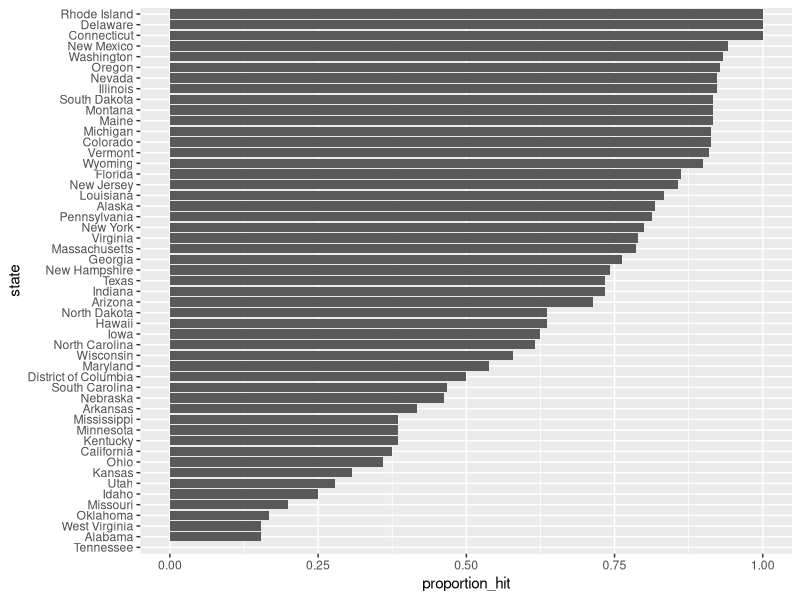
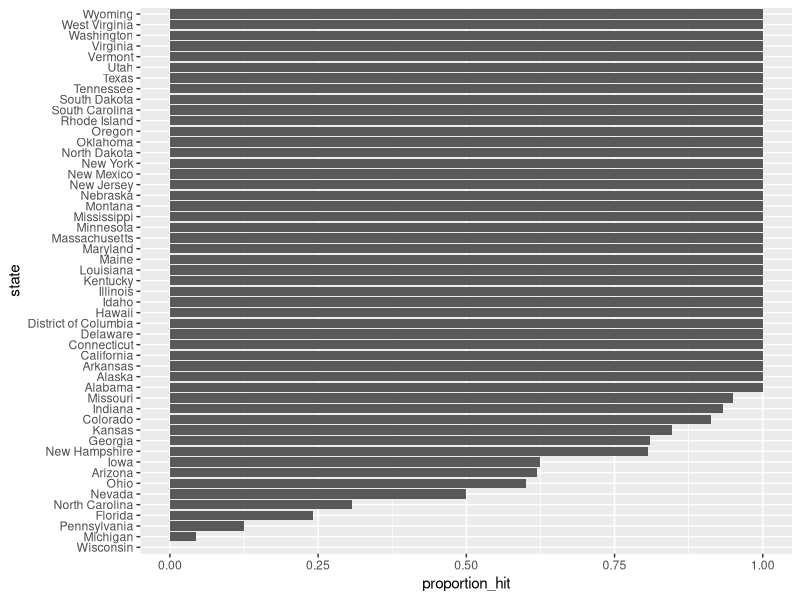
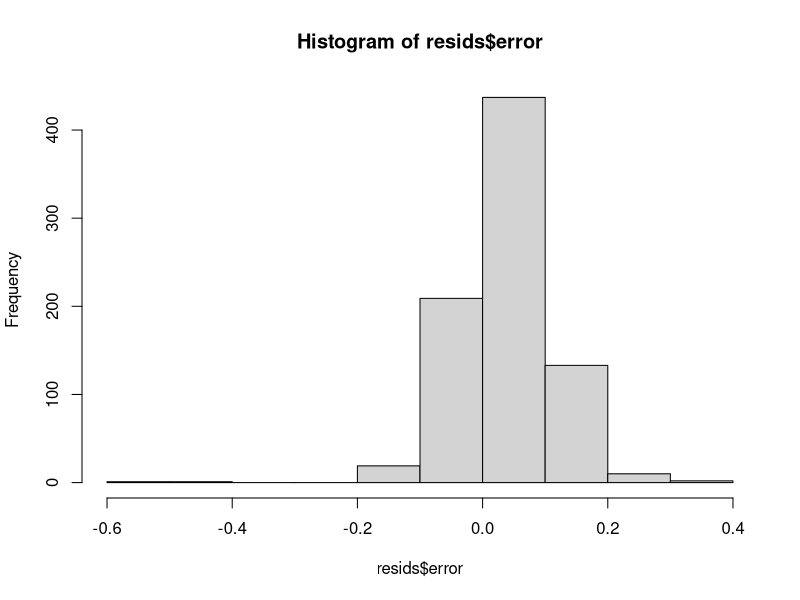
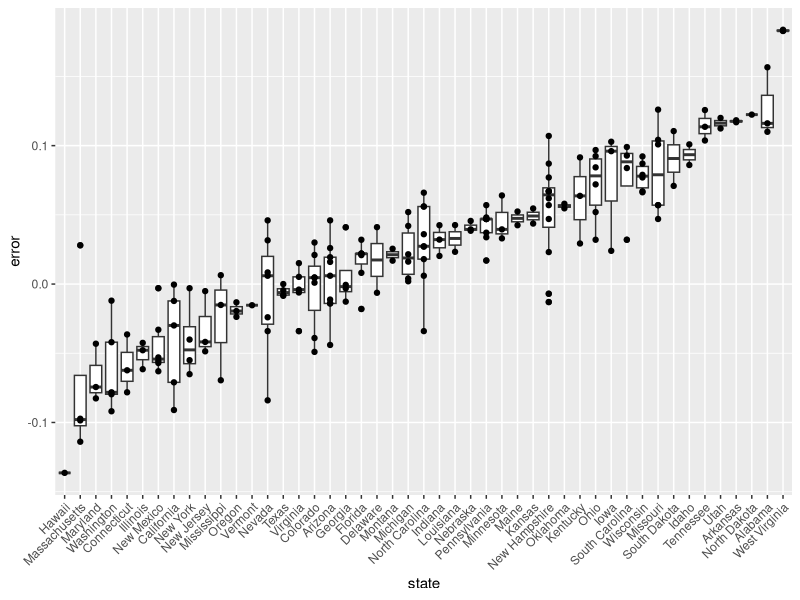
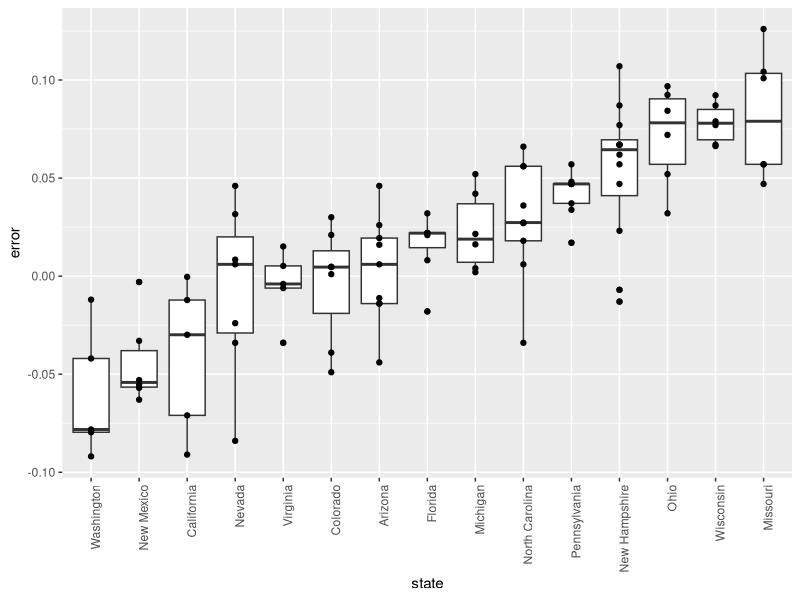
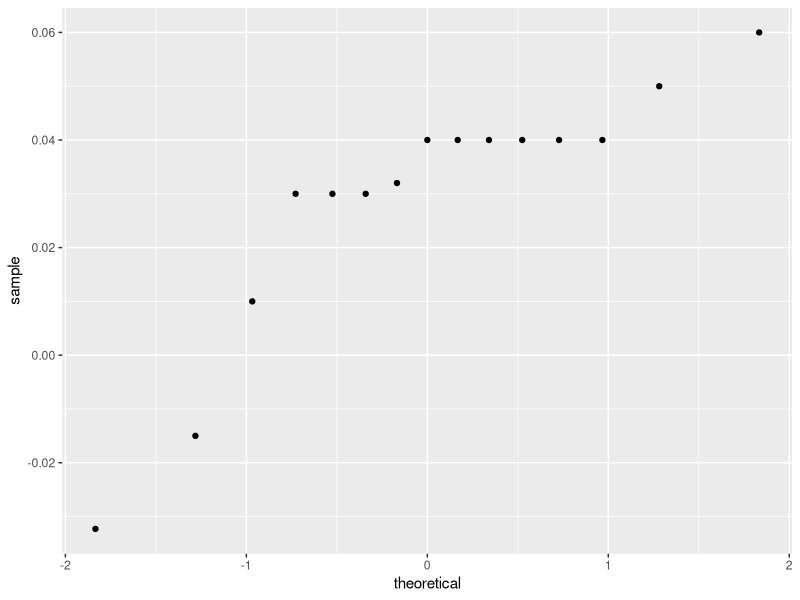

The R source for these figures, in order:
## ---- chunk 1
prev <- 0.00025
N <- 100000
outcome <- sample(c("Disease","Healthy"), N, replace = TRUE, 
                  prob = c(prev, 1 - prev))
## ---- chunk 2
N_D <- sum(outcome == "Disease")
N_D

N_H <- sum(outcome == "Healthy")
N_H
## ---- chunk 3
accuracy <- 0.99
test <- vector("character", N)
test[outcome == "Disease"]  <- sample(c("+", "-"), N_D, replace = TRUE, 
                                    prob = c(accuracy, 1 - accuracy))
test[outcome == "Healthy"]  <- sample(c("-", "+"), N_H, replace = TRUE, 
                                    prob = c(accuracy, 1 - accuracy))
## ---- chunk 4
table(outcome, test)
## ---- chunk 5
Pr_1 <- 1/8500
Pr_2 <- 1/100
Pr_1*Pr_2
## ---- chunk 6

## ---- chunk 7
Pr_1 <- 1/8500
Pr_2 <- 1/100
Pr_1*Pr_2
## ---- chunk 8
library(tidyverse)
library(dslabs)
data(polls_us_election_2016)
polls <- polls_us_election_2016 %>% 
  filter(state == "Florida" & enddate >= "2016-11-04" ) %>% 
  mutate(spread = rawpoll_clinton/100 - rawpoll_trump/100)
## ---- chunk 9
results <- polls %>% summarize(avg = mean(spread),  se = sd(spread)/sqrt(n()))
results
## ---- chunk 10
mu <- 0
tau <- 0.01
sigma <- results$se
Y <- results$avg
B <- sigma^2/(sigma^2+tau^2)
pr <- B * mu + (1 - B) * Y
pr

## ---- chunk 11
se <- sqrt(1 / (1 / sigma^2 + 1 / tau^2))
se
## ---- chunk 12
c(pr - qnorm(0.975) * se, pr + qnorm(0.975) * se)
## ---- chunk 13
pnorm(0, pr, se)
## ---- chunk 14

## ---- chunk 15
library(tidyverse)
library(dslabs)
polls <- polls_us_election_2016 %>% 
  filter(state == "U.S." & enddate >= "2016-10-31" &
           (grade %in% c("A+","A","A-","B+") | is.na(grade))) %>% 
  mutate(spread = rawpoll_clinton/100 - rawpoll_trump/100)

one_poll_per_pollster <- polls %>% group_by(pollster) %>% 
  filter(enddate == max(enddate)) %>%
  ungroup()

results <- one_poll_per_pollster %>% 
  summarize(avg = mean(spread), se = sd(spread)/sqrt(length(spread))) %>% 
  mutate(start = avg - 1.96*se, end = avg + 1.96*se) 
## ---- chunk 16
mu <- 0
tau <- 0.035
sigma <- results$se
Y <- results$avg
B <- sigma^2 / (sigma^2 + tau^2)

posterior_mean <- B*mu + (1-B)*Y
posterior_se <- sqrt( 1/ (1/sigma^2 + 1/tau^2))

posterior_mean

posterior_se

## ---- chunk 17
posterior_mean + c(-1.96, 1.96)*posterior_se
## ---- chunk 18
1 - pnorm(0, posterior_mean, posterior_se)
## ---- chunk 19
set.seed(3)
J <- 6
N <- 2000
d <- .021
p <- (d + 1)/2
X <- d + rnorm(J, 0, 2 * sqrt(p * (1 - p) / N))
## ---- chunk 20
I <- 5
J <- 6
N <- 2000
X <- sapply(1:I, function(i){
  d + rnorm(J, 0, 2 * sqrt(p * (1 - p) / N))
})
## ---- chunk 21
I <- 5
J <- 6
N <- 2000
d <- .021
p <- (d + 1) / 2
h <- rnorm(I, 0, 0.025)
X <- sapply(1:I, function(i){
  d + h[i] + rnorm(J, 0, 2 * sqrt(p * (1 - p) / N))
})
## ---- chunk 22
sd(one_poll_per_pollster$spread)
## ---- chunk 23
mu <- 0
tau <- 0.035
sigma <- sqrt(results$se^2 + .025^2)
Y <- results$avg
B <- sigma^2 / (sigma^2 + tau^2)

posterior_mean <- B*mu + (1-B)*Y
posterior_se <- sqrt( 1/ (1/sigma^2 + 1/tau^2))

1 - pnorm(0, posterior_mean, posterior_se)
## ---- chunk 24
results_us_election_2016 %>% top_n(5, electoral_votes)
## ---- chunk 25
results <- polls_us_election_2016 %>%
  filter(state!="U.S." & 
           !str_detect(state, "CD") & 
           enddate >="2016-10-31" & 
           (grade %in% c("A+","A","A-","B+") | is.na(grade))) %>%
  mutate(spread = rawpoll_clinton/100 - rawpoll_trump/100) %>%
  group_by(state) %>%
  summarize(avg = mean(spread), sd = sd(spread), n = n()) %>%
  mutate(state = as.character(state))
## ---- chunk 26
results %>% arrange(abs(avg))
## ---- chunk 27
results <- left_join(results, results_us_election_2016, by = "state")
## ---- chunk 28
results_us_election_2016 %>% filter(!state %in% results$state) %>% 
  pull(state)
## ---- chunk 29
results <- results %>%
  mutate(sd = ifelse(is.na(sd), median(results$sd, na.rm = TRUE), sd))
## ---- chunk 30
#> # A tibble: 47 x 12
#>   state     avg      sd     n electoral_votes clinton trump others
#>   <chr>   <dbl>   <dbl> <int>           <int>   <dbl> <dbl>  <dbl>
#> 1 Alab… -0.149  2.53e-2     3               9    34.4  62.1    3.6
#> 2 Ariz… -0.0326 2.70e-2     9              11    45.1  48.7    6.2
#> 3 Arka… -0.151  9.90e-4     2               6    33.7  60.6    5.8
#> 4 Cali…  0.260  3.87e-2     5              55    61.7  31.6    6.7
#> 5 Colo…  0.0452 2.95e-2     7               9    48.2  43.3    8.6
#> # … with 42 more rows, and 4 more variables: sigma <dbl>, B <dbl>,
#> #   posterior_mean <dbl>, posterior_se <dbl>
## ---- chunk 31
mu <- 0
tau <- 0.02
clinton_EV <- replicate(B, {
  results %>% mutate(sigma = sd/sqrt(n), 
                   B = sigma^2 / (sigma^2 + tau^2),
                   posterior_mean = B * mu + (1 - B) * avg,
                   posterior_se = sqrt(1 / (1/sigma^2 + 1/tau^2)),
                   result = rnorm(length(posterior_mean), 
                                  posterior_mean, posterior_se),
                   clinton = ifelse(result > 0, electoral_votes, 0)) %>% 
    summarize(clinton = sum(clinton)) %>% 
    pull(clinton) + 7
})

mean(clinton_EV > 269)
## ---- chunk 32
tau <- 0.02
bias_sd <- 0.03
clinton_EV_2 <- replicate(1000, {
  results %>% mutate(sigma = sqrt(sd^2/n  + bias_sd^2),  
                   B = sigma^2 / (sigma^2 + tau^2),
                   posterior_mean = B*mu + (1-B)*avg,
                   posterior_se = sqrt( 1/ (1/sigma^2 + 1/tau^2)),
                   result = rnorm(length(posterior_mean), 
                                  posterior_mean, posterior_se),
                   clinton = ifelse(result>0, electoral_votes, 0)) %>% 
    summarize(clinton = sum(clinton) + 7) %>% 
    pull(clinton)
})
mean(clinton_EV_2 > 269)
## ---- chunk 33
one_pollster <- polls_us_election_2016 %>% 
  filter(pollster == "Ipsos" & state == "U.S.") %>% 
  mutate(spread = rawpoll_clinton/100 - rawpoll_trump/100)
## ---- chunk 34
se <- one_pollster %>% 
  summarize(empirical = sd(spread), 
            theoretical = 2 * sqrt(mean(spread) * (1 - mean(spread)) /
                                     min(samplesize)))
se
## ---- chunk 35
library(tidyverse)
library(dslabs)
data("polls_us_election_2016")
polls <- polls_us_election_2016 %>% 
  filter(state != "U.S." & enddate >= "2016-10-31") %>% 
  mutate(spread = rawpoll_clinton/100 - rawpoll_trump/100)
## ---- chunk 36
cis <- polls %>% mutate(X_hat = (spread+1)/2, se = 2*sqrt(X_hat*(1-X_hat)/samplesize), 
                 lower = spread - qnorm(0.975)*se, upper = spread + qnorm(0.975)*se) %>%
  select(state, startdate, enddate, pollster, grade, spread, lower, upper)
## ---- chunk 37
add <- results_us_election_2016 %>% 
  mutate(actual_spread = clinton/100 - trump/100) %>% 
  select(state, actual_spread)
cis <- cis %>% 
  mutate(state = as.character(state)) %>% 
  left_join(add, by = "state")
## ---- chunk 38
cis%>%mutate(hit=lower<=actual_spread & upper>=actual_spread)%>%
  summarize(pr_in=mean(hit))

## ---- chunk 39
cis%>%
  mutate(hit=lower<=actual_spread & upper>=actual_spread)%>% 
  group_by(pollster)%>%
  filter(n()>=5)%>%
  summarize(pr_hits=mean(hit), n=n(), grade=grade[1])%>%
  arrange(desc(pr_hits))

## ---- chunk 40
hit <- cis %>% mutate(include = actual_spread >= lower & actual_spread <= upper) %>%
  group_by(state) %>%
  filter(n() > 5) %>%
  summarize(proportion_hit = mean(include), n = n())
hit
## ---- chunk 41
hit %>% mutate(state = reorder(state, proportion_hit)) %>%
  ggplot(aes(state, proportion_hit)) + geom_bar(stat = "identity") + coord_flip()
## ---- chunk 42
resids <- cis %>% mutate(error = spread - actual_spread, hit = sign(spread)==sign(actual_spread))
## ---- chunk 43
hit <- resids %>% group_by(state) %>%
  filter(n()>5) %>%
  summarize(proportion_hit = mean(hit), n = n())
hit %>% mutate(state = reorder(state, proportion_hit)) %>%
  ggplot(aes(state, proportion_hit)) + 
  geom_bar(stat = "identity") +
  coord_flip()
## ---- chunk 44
hist(resids$error)
median(resids$error)
## ---- chunk 45
resids %>% filter(grade %in% c("A+","A","A-","B+") | is.na(grade)) %>%
  mutate(state = reorder(state, error)) %>%
  ggplot(aes(state, error)) + 
  theme(axis.text.x = element_text(angle = 45, hjust = 1)) +
  geom_boxplot() + 
  geom_point()
## ---- chunk 46
resids %>% filter(grade %in% c("A+","A","A-","B+") | is.na(grade)) %>%
  group_by(state) %>%
  filter(n() >= 5) %>%
  ungroup() %>%
  mutate(state = reorder(state, error)) %>%
  ggplot(aes(state, error)) + 
  theme(axis.text.x = element_text(angle = 90, hjust = 1)) +
  geom_boxplot() + 
  geom_point()
## ---- chunk 47
one_poll_per_pollster %>%
  ggplot(aes(sample=spread)) + stat_qq()
## ---- chunk 48
z <- qt(0.975,  nrow(one_poll_per_pollster)-1)
one_poll_per_pollster %>% 
  summarize(avg = mean(spread), moe = z*sd(spread)/sqrt(length(spread))) %>% 
  mutate(start = avg - moe, end = avg + moe) 
## ---- chunk 49
qt(0.975, 14)
## ---- chunk 50
qnorm(0.975)
## ---- chunk 51
data("polls_us_election_2016")
polls_us_election_2016 %>%
  filter(state =="Wisconsin" &
           enddate >="2016-10-31" & 
           (grade %in% c("A+","A","A-","B+") | is.na(grade))) %>%
  mutate(spread = rawpoll_clinton/100 - rawpoll_trump/100) %>%
  mutate(state = as.character(state)) %>%
  left_join(results_us_election_2016, by = "state") %>%
  mutate(actual = clinton/100 - trump/100) %>%
  summarize(actual = first(actual), avg = mean(spread), 
            sd = sd(spread), n = n()) %>%
  select(actual, avg, sd, n)
